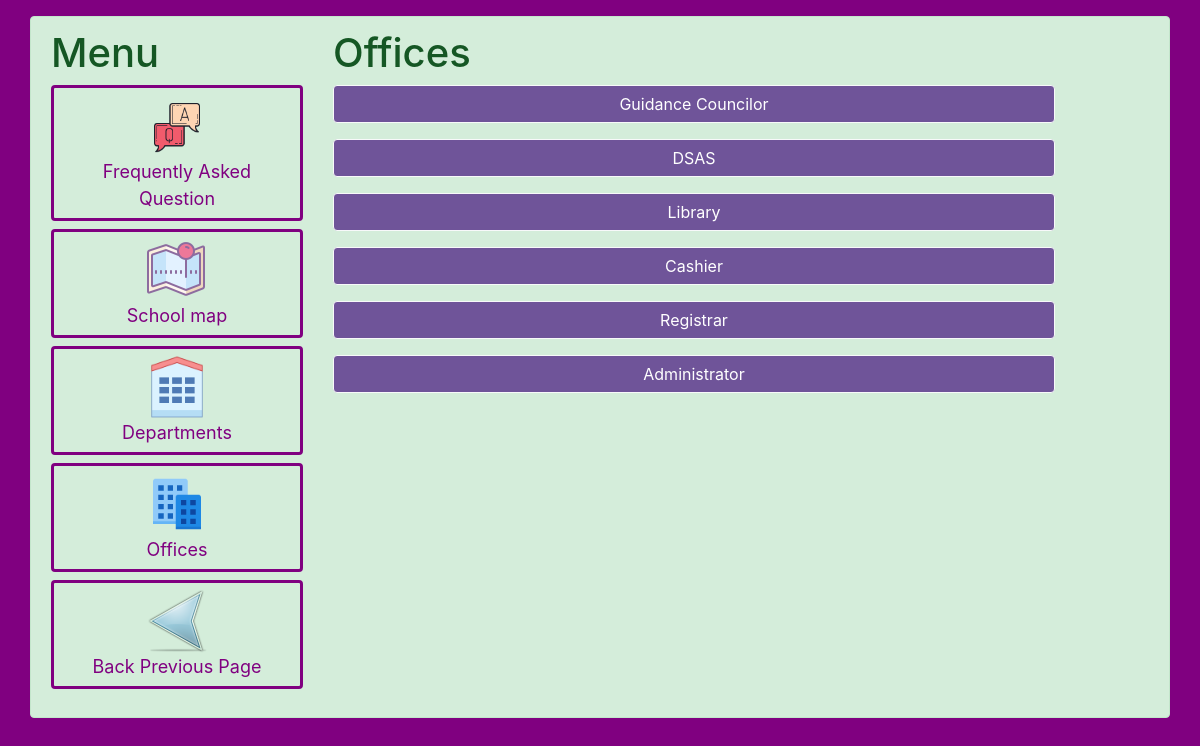
Screenshot of /office/ with the database file from the repository.
### pages/models.py (models this page shows, shortened)
class Office(models.Model):
    name = models.CharField(max_length=200)
    map_photo = models.ImageField(upload_to='img', blank=True, null=True)
    photo = models.ImageField(upload_to='img', blank=True, null=True)

### pages/views.py (the view)
# urls.py: path('office/', OfficeListView.as_view(), name='office'),
class OfficeListView(ListView):
    model = Office
    template_name  = 'office.html'

### templates/office.html
{% extends 'base.html' %}
{%block content%}
<h1>Offices</h1>
{% for object in object_list %}
<ul class="list-unstyled">
    <li><a class="btn btn-outline-light btn-block" href="{% url 'office_list' object.pk %}">{{ object.name }}</a></li>
</ul>
{% endfor %}
{%endblock content%}

### static/css/custom.css (style rules this page uses)
.bg-color { background-color: purple; }
.btn-outline-light { background: #6f5499; color: #FFF; }

### rows the page displays
Office: name "Guidance Councilor"
Office: name "DSAS"
Office: name "Library"
Office: name "Cashier"
Office: name "Registrar"
Office: name "Administrator"
